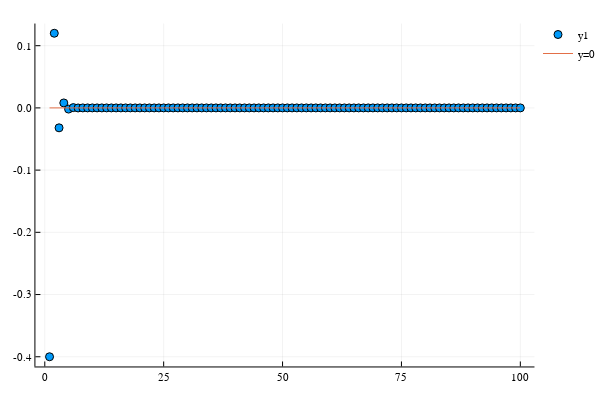

The notebook cell this image was saved under:
### Markdown cell above
* $\left\{\frac{(-1)^n(n+1)}{5^n}\right\}$

### Code cell
domain =1:100
scatter(domain, seq2.(domain))
plot!(domain,[0 for y in domain], label="y=0")

### Figure 1 — Plotly figure (JSON) as saved in the notebook; plotly's stock layout.template omitted (floating-point values rounded to 4 significant figures)
{"data": [{"colorbar": {"title": ""}, "marker": {"color": ["rgba(0, 154, 250, 1.000)", "rgba(0, 154, 250, 1.000)", "rgba(0, 154, 250, 1.000)", "rgba(0, 154, 250, 1.000)", "rgba(0, 154, 250, 1.000)", "rgba(0, 154, 250, 1.000)", "rgba(0, 154, 250, 1.000)", "rgba(0, 154, 250, 1.000)", "rgba(0, 154, 250, 1.000)", "rgba(0, 154, 250, 1.000)", "rgba(0, 154, 250, 1.000)", "rgba(0, 154, 250, 1.000)", "rgba(0, 154, 250, 1.000)", "rgba(0, 154, 250, 1.000)", "rgba(0, 154, 250, 1.000)", "rgba(0, 154, 250, 1.000)", "rgba(0, 154, 250, 1.000)", "rgba(0, 154, 250, 1.000)", "rgba(0, 154, 250, 1.000)", "rgba(0, 154, 250, 1.000)", "rgba(0, 154, 250, 1.000)", "rgba(0, 154, 250, 1.000)", "rgba(0, 154, 250, 1.000)", "rgba(0, 154, 250, 1.000)", "rgba(0, 154, 250, 1.000)", "rgba(0, 154, 250, 1.000)", "rgba(0, 154, 250, 1.000)", "rgba(0, 154, 250, 1.000)", "rgba(0, 154, 250, 1.000)", "rgba(0, 154, 250, 1.000)", "rgba(0, 154, 250, 1.000)", "rgba(0, 154, 250, 1.000)", "rgba(0, 154, 250, 1.000)", "rgba(0, 154, 250, 1.000)", "rgba(0, 154, 250, 1.000)", "rgba(0, 154, 250, 1.000)", "rgba(0, 154, 250, 1.000)", "rgba(0, 154, 250, 1.000)", "rgba(0, 154, 250, 1.000)", "rgba(0, 154, 250, 1.000)", "rgba(0, 154, 250, 1.000)", "rgba(0, 154, 250, 1.000)", "rgba(0, 154, 250, 1.000)", "rgba(0, 154, 250, 1.000)", "rgba(0, 154, 250, 1.000)", "rgba(0, 154, 250, 1.000)", "rgba(0, 154, 250, 1.000)", "rgba(0, 154, 250, 1.000)", "rgba(0, 154, 250, 1.000)", "rgba(0, 154, 250, 1.000)", "rgba(0, 154, 250, 1.000)", "rgba(0, 154, 250, 1.000)", "rgba(0, 154, 250, 1.000)", "rgba(0, 154, 250, 1.000)", "rgba(0, 154, 250, 1.000)", "rgba(0, 154, 250, 1.000)", "rgba(0, 154, 250, 1.000)", "rgba(0, 154, 250, 1.000)", "rgba(0, 154, 250, 1.000)", "rgba(0, 154, 250, 1.000)", "rgba(0, 154, 250, 1.000)", "rgba(0, 154, 250, 1.000)", "rgba(0, 154, 250, 1.000)", "rgba(0, 154, 250, 1.000)", "rgba(0, 154, 250, 1.000)", "rgba(0, 154, 250, 1.000)", "rgba(0, 154, 250, 1.000)", "rgba(0, 154, 250, 1.000)", "rgba(0, 154, 250, 1.000)", "rgba(0, 154, 250, 1.000)", "rgba(0, 154, 250, 1.000)", "rgba(0, 154, 250, 1.000)", "rgba(0, 154, 250, 1.000)", "rgba(0, 154, 250, 1.000)", "rgba(0, 154, 250, 1.000)", "rgba(0, 154, 250, 1.000)", "rgba(0, 154, 250, 1.000)", "rgba(0, 154, 250, 1.000)", "rgba(0, 154, 250, 1.000)", "rgba(0, 154, 250, 1.000)", "rgba(0, 154, 250, 1.000)", "rgba(0, 154, 250, 1.000)", "rgba(0, 154, 250, 1.000)", "rgba(0, 154, 250, 1.000)", "rgba(0, 154, 250, 1.000)", "rgba(0, 154, 250, 1.000)", "rgba(0, 154, 250, 1.000)", "rgba(0, 154, 250, 1.000)", "rgba(0, 154, 250, 1.000)", "rgba(0, 154, 250, 1.000)", "rgba(0, 154, 250, 1.000)", "rgba(0, 154, 250, 1.000)", "rgba(0, 154, 250, 1.000)", "rgba(0, 154, 250, 1.000)", "rgba(0, 154, 250, 1.000)", "rgba(0, 154, 250, 1.000)", "rgba(0, 154, 250, 1.000)", "rgba(0, 154, 250, 1.000)", "rgba(0, 154, 250, 1.000)", "rgba(0, 154, 250, 1.000)"], "line": {"color": ["rgba(0, 0, 0, 1.000)", "rgba(0, 0, 0, 1.000)", "rgba(0, 0, 0, 1.000)", "rgba(0, 0, 0, 1.000)", "rgba(0, 0, 0, 1.000)", "rgba(0, 0, 0, 1.000)", "rgba(0, 0, 0, 1.000)", "rgba(0, 0, 0, 1.000)", "rgba(0, 0, 0, 1.000)", "rgba(0, 0, 0, 1.000)", "rgba(0, 0, 0, 1.000)", "rgba(0, 0, 0, 1.000)", "rgba(0, 0, 0, 1.000)", "rgba(0, 0, 0, 1.000)", "rgba(0, 0, 0, 1.000)", "rgba(0, 0, 0, 1.000)", "rgba(0, 0, 0, 1.000)", "rgba(0, 0, 0, 1.000)", "rgba(0, 0, 0, 1.000)", "rgba(0, 0, 0, 1.000)", "rgba(0, 0, 0, 1.000)", "rgba(0, 0, 0, 1.000)", "rgba(0, 0, 0, 1.000)", "rgba(0, 0, 0, 1.000)", "rgba(0, 0, 0, 1.000)", "rgba(0, 0, 0, 1.000)", "rgba(0, 0, 0, 1.000)", "rgba(0, 0, 0, 1.000)", "rgba(0, 0, 0, 1.000)", "rgba(0, 0, 0, 1.000)", "rgba(0, 0, 0, 1.000)", "rgba(0, 0, 0, 1.000)", "rgba(0, 0, 0, 1.000)", "rgba(0, 0, 0, 1.000)", "rgba(0, 0, 0, 1.000)", "rgba(0, 0, 0, 1.000)", "rgba(0, 0, 0, 1.000)", "rgba(0, 0, 0, 1.000)", "rgba(0, 0, 0, 1.000)", "rgba(0, 0, 0, 1.000)", "rgba(0, 0, 0, 1.000)", "rgba(0, 0, 0, 1.000)", "rgba(0, 0, 0, 1.000)", "rgba(0, 0, 0, 1.000)", "rgba(0, 0, 0, 1.000)", "rgba(0, 0, 0, 1.000)", "rgba(0, 0, 0, 1.000)", "rgba(0, 0, 0, 1.000)", "rgba(0, 0, 0, 1.000)", "rgba(0, 0, 0, 1.000)", "rgba(0, 0, 0, 1.000)", "rgba(0, 0, 0, 1.000)", "rgba(0, 0, 0, 1.000)", "rgba(0, 0, 0, 1.000)", "rgba(0, 0, 0, 1.000)", "rgba(0, 0, 0, 1.000)", "rgba(0, 0, 0, 1.000)", "rgba(0, 0, 0, 1.000)", "rgba(0, 0, 0, 1.000)", "rgba(0, 0, 0, 1.000)", "rgba(0, 0, 0, 1.000)", "rgba(0, 0, 0, 1.000)", "rgba(0, 0, 0, 1.000)", "rgba(0, 0, 0, 1.000)", "rgba(0, 0, 0, 1.000)", "rgba(0, 0, 0, 1.000)", "rgba(0, 0, 0, 1.000)", "rgba(0, 0, 0, 1.000)", "rgba(0, 0, 0, 1.000)", "rgba(0, 0, 0, 1.000)", "rgba(0, 0, 0, 1.000)", "rgba(0, 0, 0, 1.000)", "rgba(0, 0, 0, 1.000)", "rgba(0, 0, 0, 1.000)", "rgba(0, 0, 0, 1.000)", "rgba(0, 0, 0, 1.000)", "rgba(0, 0, 0, 1.000)", "rgba(0, 0, 0, 1.000)", "rgba(0, 0, 0, 1.000)", "rgba(0, 0, 0, 1.000)", "rgba(0, 0, 0, 1.000)", "rgba(0, 0, 0, 1.000)", "rgba(0, 0, 0, 1.000)", "rgba(0, 0, 0, 1.000)", "rgba(0, 0, 0, 1.000)", "rgba(0, 0, 0, 1.000)", "rgba(0, 0, 0, 1.000)", "rgba(0, 0, 0, 1.000)", "rgba(0, 0, 0, 1.000)", "rgba(0, 0, 0, 1.000)", "rgba(0, 0, 0, 1.000)", "rgba(0, 0, 0, 1.000)", "rgba(0, 0, 0, 1.000)", "rgba(0, 0, 0, 1.000)", "rgba(0, 0, 0, 1.000)", "rgba(0, 0, 0, 1.000)", "rgba(0, 0, 0, 1.000)", "rgba(0, 0, 0, 1.000)", "rgba(0, 0, 0, 1.000)", "rgba(0, 0, 0, 1.000)"], "width": 1}, "size": 8, "symbol": "circle"}, "mode": "markers", "name": "y1", "showlegend": true, "type": "scatter", "x": [1, 2, 3, 4, 5, 6, 7, 8, 9, 10, 11, 12, 13, 14, 15, 16, 17, 18, 19, 20, 21, 22, 23, 24, 25, 26, 27, 28, 29, 30, 31, 32, 33, 34, 35, 36, 37, 38, 39, 40, 41, 42, 43, 44, 45, 46, 47, 48, 49, 50, 51, 52, 53, 54, 55, 56, 57, 58, 59, 60, 61, 62, 63, 64, 65, 66, 67, 68, 69, 70, 71, 72, 73, 74, 75, 76, 77, 78, 79, 80, 81, 82, 83, 84, 85, 86, 87, 88, 89, 90, 91, 92, 93, 94, 95, 96, 97, 98, 99, 100], "xaxis": "x1", "y": [-0.4, 0.12, -0.032, 0.008, -0.00192, 0.000448, -0.0001024, 2.304e-05, -5.12e-06, 1.126e-06, -2.458e-07, 5.325e-08, -1.147e-08, 2.458e-09, -5.243e-10, 1.114e-10, -2.359e-11, 4.981e-12, -1.049e-12, 2.202e-13, -4.614e-14, 9.647e-15, -2.013e-15, 4.194e-16, -8.724e-17, 1.812e-17, -3.758e-18, 8.069e-17, -1.669e-17, 3.45e-18, -3.983e-18, 1.008e-17, 1.635e-17, 4.35e-18, -1.078e-17, -2.116e-17, 4.347e-18, -5.722e-18, -1.421e-17, -9.383e-18, 1.235e-17, 2.977e-17, -6.092e-18, -5.772e-17, 1.18e-17, -4.503e-17, 9.197e-18, -6.405e-18, 3.689e-17, -7.526e-18, -1.727e-17, -1.561e-17, -3.659e-17, 7.455e-18, 1.762e-14, -3.586e-15, 7.298e-16, -1.485e-16, 3.02e-17, 7.166e-18, -1.093e-17, -7.38e-18, 1.105e-17, 8.184e-18, -2.342e-17, -1.538e-17, 2.042e-17, 3.833e-17, -7.777e-18, 8.753e-18, -1.965e-17, -5.611e-16, 1.138e-16, -2.306e-17, -3.479e-17, -1.023e-17, 1.078e-16, -2.184e-17, -2.239e-16, 4.534e-17, -9.181e-18, 1.069e-17, -4.346e-17, -9.678e-18, 1.225e-17, 4.857e-17, -9.827e-18, 1.129e-17, -3.568e-17, -1.559e-17, -1.193e-17, 5.538e-17, -1.12e-17, 1.868e-17, -1.375e-17, -4.89e-17, -1.149e-17, 1.722e-17, 1.227e-17, -2.628e-17], "yaxis": "y1"}, {"colorbar": {"title": ""}, "line": {"color": "rgba(227, 111, 71, 1.000)", "dash": "solid", "shape": "linear", "width": 1}, "mode": "lines", "name": "y=0", "showlegend": true, "type": "scatter", "x": [1, 2, 3, 4, 5, 6, 7, 8, 9, 10, 11, 12, 13, 14, 15, 16, 17, 18, 19, 20, 21, 22, 23, 24, 25, 26, 27, 28, 29, 30, 31, 32, 33, 34, 35, 36, 37, 38, 39, 40, 41, 42, 43, 44, 45, 46, 47, 48, 49, 50, 51, 52, 53, 54, 55, 56, 57, 58, 59, 60, 61, 62, 63, 64, 65, 66, 67, 68, 69, 70, 71, 72, 73, 74, 75, 76, 77, 78, 79, 80, 81, 82, 83, 84, 85, 86, 87, 88, 89, 90, 91, 92, 93, 94, 95, 96, 97, 98, 99, 100], "xaxis": "x1", "y": [0, 0, 0, 0, 0, 0, 0, 0, 0, 0, 0, 0, 0, 0, 0, 0, 0, 0, 0, 0, 0, 0, 0, 0, 0, 0, 0, 0, 0, 0, 0, 0, 0, 0, 0, 0, 0, 0, 0, 0, 0, 0, 0, 0, 0, 0, 0, 0, 0, 0, 0, 0, 0, 0, 0, 0, 0, 0, 0, 0, 0, 0, 0, 0, 0, 0, 0, 0, 0, 0, 0, 0, 0, 0, 0, 0, 0, 0, 0, 0, 0, 0, 0, 0, 0, 0, 0, 0, 0, 0, 0, 0, 0, 0, 0, 0, 0, 0, 0, 0], "yaxis": "y1"}], "layout": {"annotations": [], "height": 400, "legend": {"bgcolor": "rgba(255, 255, 255, 1.000)", "bordercolor": "rgba(0, 0, 0, 1.000)", "font": {"color": "rgba(0, 0, 0, 1.000)", "family": "sans-serif", "size": 11}, "x": 1, "y": 1}, "margin": {"b": 20, "l": 0, "r": 0, "t": 20}, "paper_bgcolor": "rgba(255, 255, 255, 1.000)", "plot_bgcolor": "rgba(255, 255, 255, 1.000)", "showlegend": true, "width": 600, "xaxis1": {"anchor": "y1", "domain": [0.06582, 0.9934], "gridcolor": "rgba(0, 0, 0, 0.100)", "gridwidth": 0.5, "linecolor": "rgba(0, 0, 0, 1.000)", "mirror": false, "range": [-1.97, 103.0], "showgrid": true, "showline": true, "showticklabels": true, "tickangle": 0, "tickcolor": "rgb(0, 0, 0)", "tickfont": {"color": "rgba(0, 0, 0, 1.000)", "family": "sans-serif", "size": 11}, "tickmode": "array", "ticks": "inside", "ticktext": ["0", "25", "50", "75", "100"], "tickvals": [0, 25, 50, 75, 100], "title": "", "titlefont": {"color": "rgba(0, 0, 0, 1.000)", "family": "sans-serif", "size": 15}, "type": "-", "visible": true, "zeroline": false, "zerolinecolor": "rgba(0, 0, 0, 1.000)"}, "yaxis1": {"anchor": "x1", "domain": [0.03762, 0.9902], "gridcolor": "rgba(0, 0, 0, 0.100)", "gridwidth": 0.5, "linecolor": "rgba(0, 0, 0, 1.000)", "mirror": false, "range": [-0.4156, 0.1356], "showgrid": true, "showline": true, "showticklabels": true, "tickangle": 0, "tickcolor": "rgb(0, 0, 0)", "tickfont": {"color": "rgba(0, 0, 0, 1.000)", "family": "sans-serif", "size": 11}, "tickmode": "array", "ticks": "inside", "ticktext": ["-0.4", "-0.3", "-0.2", "-0.1", "0.0", "0.1"], "tickvals": [-0.4, -0.3, -0.2, -0.1, 0, 0.1], "title": "", "titlefont": {"color": "rgba(0, 0, 0, 1.000)", "family": "sans-serif", "size": 15}, "type": "-", "visible": true, "zeroline": false, "zerolinecolor": "rgba(0, 0, 0, 1.000)"}}}
